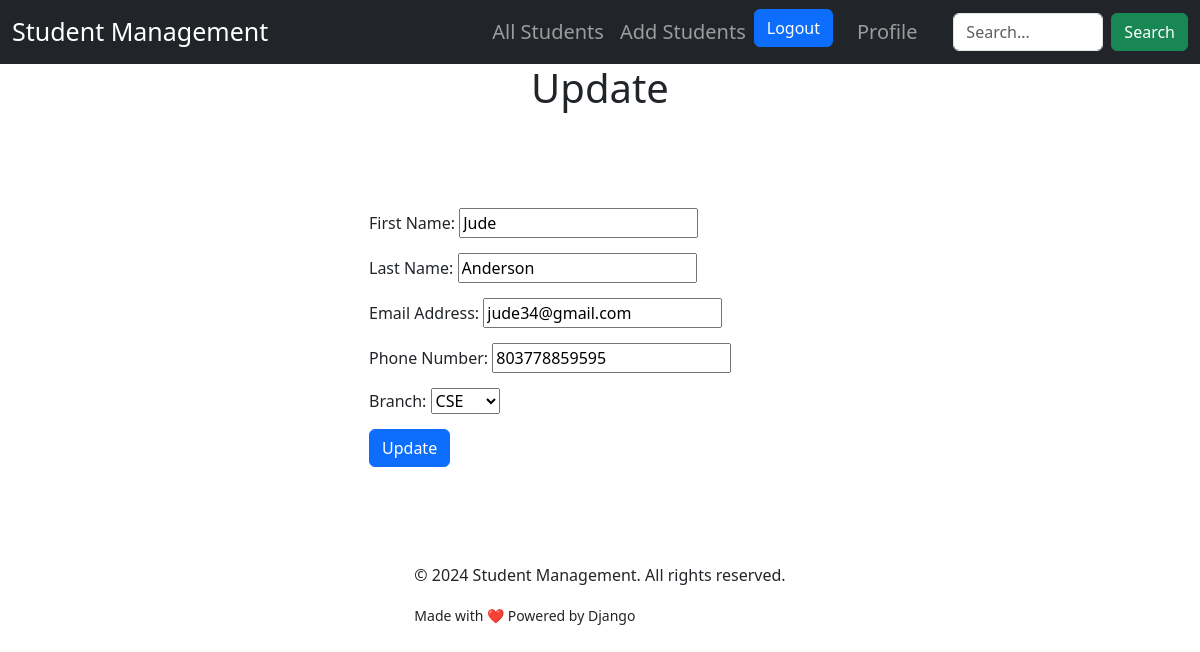
/update/5/ (signed in), run on the app's committed database.
### student_manage/models.py (models this page shows, shortened)
class Student(models.Model):
    first_name = models.CharField(max_length=30)
    last_name = models.CharField(max_length=30)
    email = models.EmailField(blank=True)
    phone = models.PositiveIntegerField(blank=True)
    branch = models.CharField(max_length=30, choices=CHOICES)

### student_manage/views.py (the view)
# urls.py: path("update/<int:id>/", views.update, name="update"),
@login_required
def update(request, id):
    student = get_object_or_404(
        Student, pk=id
    )  # This will raise a 404 if the student does not exist
    if request.method == "POST":
        form = StudentForm(request.POST, instance=student)
        if form.is_valid():
            form.save()
            messages.success(request, "Student updated successfully!")
            return redirect("/")
        else:
            messages.error(request, "There was an error updating the student.")
    else:
        form = StudentForm(instance=student)
    return render(request, "update.html", {"form": form})

### student_manage/forms.py
class StudentForm(ModelForm):
    class Meta:
        model = Student
        fields = "__all__"
        labels = {
            "first_name": "First Name",
            "last_name": "Last Name",
            "email": "Email Address",
            "phone": "Phone Number",
            "branch": "Branch",
        }

### student_manage/templates/update.html (shortened to what this page needs)
{% extends 'base.html' %}
{% block content %}
<h1 class="text-center">Update</h1>
<div class="col-6 offset-3 mt-3  mt-5 p-5 ">
    <form action="" method="POST">
    {% for field in form %}
        <div class="fieldWrapper" style="margin-bottom: 15px;">
            {{ field.label_tag }} {{ field }}
        </div>
    {% endfor %}
    <button type="submit" class="btn btn-primary">Update</button>
</form>
</div>
{% endblock %}

### data on the page
Student: form "Jude" "Anderson" "jude34@gmail.com" "803778859595" "CSE"

### other printed values
{{ field.label_tag }} "First Name:" "Last Name:" "Email Address:" "Phone Number:" "Branch:"
